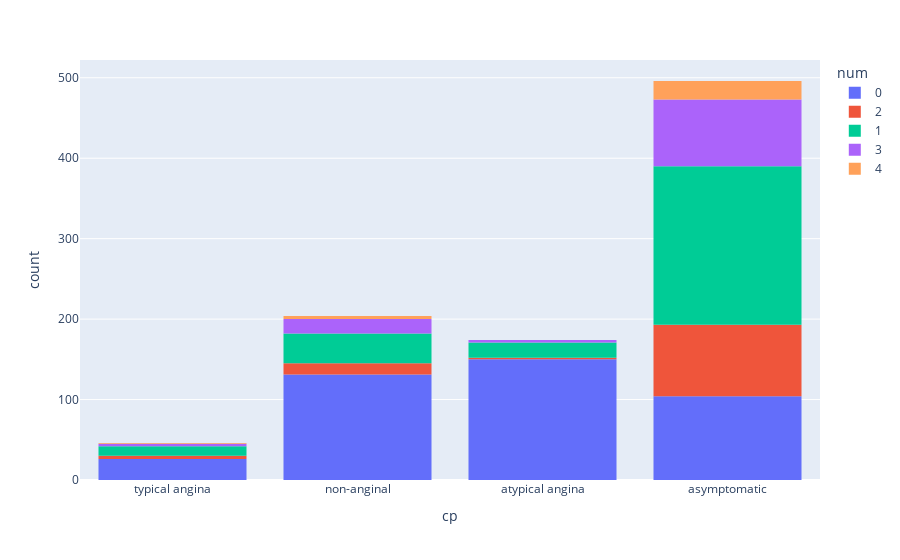

The cell this chart's notebook holds for it:
### Code cell
px.histogram(df,x='cp',color='num')

### Figure 1 — Plotly figure (JSON) as saved in the notebook; plotly's stock layout.template omitted (floating-point values rounded to 4 significant figures; data arrays with more than 128 entries replaced by an {"elided": "..."} marker saying what was removed)
{"data": [{"alignmentgroup": "True", "bingroup": "x", "hovertemplate": "num=0<br>cp=%{x}<br>count=%{y}<extra></extra>", "legendgroup": "0", "marker": {"color": "#636efa", "pattern": {"shape": ""}}, "name": "0", "offsetgroup": "0", "orientation": "v", "showlegend": true, "type": "histogram", "x": {"elided": "411 str values"}, "xaxis": "x", "yaxis": "y"}, {"alignmentgroup": "True", "bingroup": "x", "hovertemplate": "num=2<br>cp=%{x}<br>count=%{y}<extra></extra>", "legendgroup": "2", "marker": {"color": "#EF553B", "pattern": {"shape": ""}}, "name": "2", "offsetgroup": "2", "orientation": "v", "showlegend": true, "type": "histogram", "x": ["asymptomatic", "asymptomatic", "non-anginal", "asymptomatic", "asymptomatic", "asymptomatic", "asymptomatic", "asymptomatic", "asymptomatic", "asymptomatic", "asymptomatic", "asymptomatic", "asymptomatic", "non-anginal", "asymptomatic", "asymptomatic", "asymptomatic", "atypical angina", "non-anginal", "asymptomatic", "asymptomatic", "asymptomatic", "asymptomatic", "typical angina", "asymptomatic", "asymptomatic", "asymptomatic", "asymptomatic", "non-anginal", "asymptomatic", "asymptomatic", "asymptomatic", "asymptomatic", "asymptomatic", "asymptomatic", "asymptomatic", "asymptomatic", "asymptomatic", "asymptomatic", "asymptomatic", "asymptomatic", "asymptomatic", "asymptomatic", "asymptomatic", "asymptomatic", "asymptomatic", "asymptomatic", "asymptomatic", "asymptomatic", "asymptomatic", "asymptomatic", "asymptomatic", "asymptomatic", "asymptomatic", "asymptomatic", "non-anginal", "non-anginal", "asymptomatic", "asymptomatic", "asymptomatic", "asymptomatic", "asymptomatic", "asymptomatic", "asymptomatic", "typical angina", "asymptomatic", "asymptomatic", "typical angina", "asymptomatic", "asymptomatic", "asymptomatic", "non-anginal", "asymptomatic", "asymptomatic", "non-anginal", "asymptomatic", "asymptomatic", "non-anginal", "asymptomatic", "asymptomatic", "asymptomatic", "asymptomatic", "atypical angina", "non-anginal", "asymptomatic", "typical angina", "asymptomatic", "asymptomatic", "asymptomatic", "asymptomatic", "asymptomatic", "asymptomatic", "asymptomatic", "non-anginal", "asymptomatic", "non-anginal", "non-anginal", "asymptomatic", "asymptomatic", "asymptomatic", "asymptomatic", "asymptomatic", "asymptomatic", "asymptomatic", "asymptomatic", "non-anginal", "asymptomatic", "asymptomatic", "asymptomatic"], "xaxis": "x", "yaxis": "y"}, {"alignmentgroup": "True", "bingroup": "x", "hovertemplate": "num=1<br>cp=%{x}<br>count=%{y}<extra></extra>", "legendgroup": "1", "marker": {"color": "#00cc96", "pattern": {"shape": ""}}, "name": "1", "offsetgroup": "1", "orientation": "v", "showlegend": true, "type": "histogram", "x": {"elided": "265 str values"}, "xaxis": "x", "yaxis": "y"}, {"alignmentgroup": "True", "bingroup": "x", "hovertemplate": "num=3<br>cp=%{x}<br>count=%{y}<extra></extra>", "legendgroup": "3", "marker": {"color": "#ab63fa", "pattern": {"shape": ""}}, "name": "3", "offsetgroup": "3", "orientation": "v", "showlegend": true, "type": "histogram", "x": ["asymptomatic", "non-anginal", "asymptomatic", "asymptomatic", "asymptomatic", "asymptomatic", "asymptomatic", "non-anginal", "asymptomatic", "asymptomatic", "non-anginal", "asymptomatic", "asymptomatic", "asymptomatic", "asymptomatic", "asymptomatic", "asymptomatic", "atypical angina", "asymptomatic", "non-anginal", "asymptomatic", "asymptomatic", "asymptomatic", "asymptomatic", "asymptomatic", "asymptomatic", "asymptomatic", "asymptomatic", "asymptomatic", "asymptomatic", "asymptomatic", "atypical angina", "asymptomatic", "asymptomatic", "asymptomatic", "asymptomatic", "asymptomatic", "non-anginal", "asymptomatic", "asymptomatic", "asymptomatic", "atypical angina", "asymptomatic", "asymptomatic", "asymptomatic", "asymptomatic", "asymptomatic", "asymptomatic", "asymptomatic", "asymptomatic", "non-anginal", "asymptomatic", "asymptomatic", "asymptomatic", "non-anginal", "asymptomatic", "asymptomatic", "asymptomatic", "asymptomatic", "asymptomatic", "asymptomatic", "asymptomatic", "asymptomatic", "asymptomatic", "asymptomatic", "asymptomatic", "non-anginal", "non-anginal", "non-anginal", "asymptomatic", "asymptomatic", "asymptomatic", "non-anginal", "asymptomatic", "non-anginal", "asymptomatic", "non-anginal", "typical angina", "asymptomatic", "non-anginal", "non-anginal", "asymptomatic", "asymptomatic", "asymptomatic", "asymptomatic", "asymptomatic", "asymptomatic", "asymptomatic", "non-anginal", "asymptomatic", "asymptomatic", "asymptomatic", "typical angina", "asymptomatic", "non-anginal", "typical angina", "asymptomatic", "asymptomatic", "asymptomatic", "asymptomatic", "asymptomatic", "asymptomatic", "asymptomatic", "asymptomatic", "asymptomatic", "non-anginal", "asymptomatic"], "xaxis": "x", "yaxis": "y"}, {"alignmentgroup": "True", "bingroup": "x", "hovertemplate": "num=4<br>cp=%{x}<br>count=%{y}<extra></extra>", "legendgroup": "4", "marker": {"color": "#FFA15A", "pattern": {"shape": ""}}, "name": "4", "offsetgroup": "4", "orientation": "v", "showlegend": true, "type": "histogram", "x": ["asymptomatic", "asymptomatic", "non-anginal", "asymptomatic", "asymptomatic", "asymptomatic", "asymptomatic", "asymptomatic", "asymptomatic", "asymptomatic", "typical angina", "asymptomatic", "asymptomatic", "asymptomatic", "asymptomatic", "asymptomatic", "asymptomatic", "asymptomatic", "asymptomatic", "asymptomatic", "non-anginal", "asymptomatic", "non-anginal", "non-anginal", "asymptomatic", "asymptomatic", "asymptomatic", "asymptomatic"], "xaxis": "x", "yaxis": "y"}], "layout": {"barmode": "relative", "legend": {"title": {"text": "num"}, "tracegroupgap": 0}, "margin": {"t": 60}, "xaxis": {"anchor": "y", "domain": [0, 1], "title": {"text": "cp"}}, "yaxis": {"anchor": "x", "domain": [0, 1], "title": {"text": "count"}}}}
